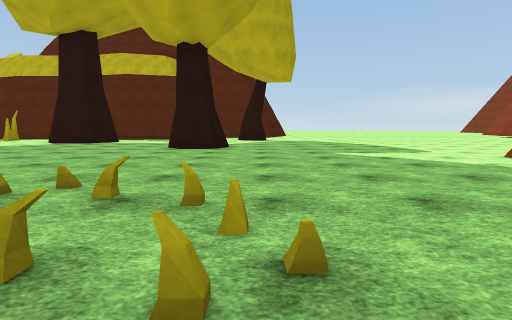
view 1 (above)

22 first-person views from a walk through a scene from a Unity 3-D project. The camera is 1.2 m above the floor, tilts 6° down and sees 80° across. The floor is counted in squares, 2 m on a side. Each view is taken from the middle of a square. On the plan, view 1 faces up. The plan holds only what a view shows up to about 9 squares ahead; the rest is blank. The place goes on beyond the plan. The player character is not drawn. Surface patterns are stand-ins for the level's own textures.

view 2
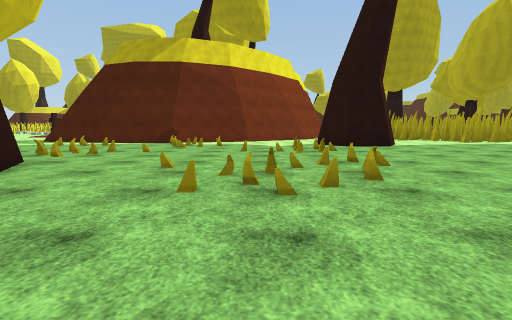

view 3
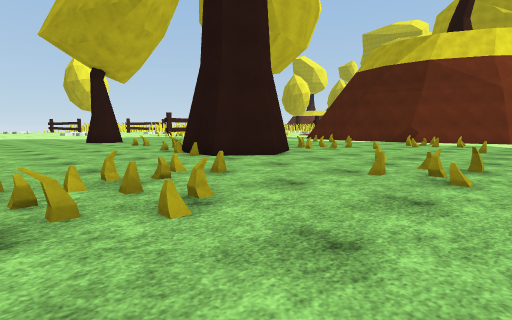

view 4
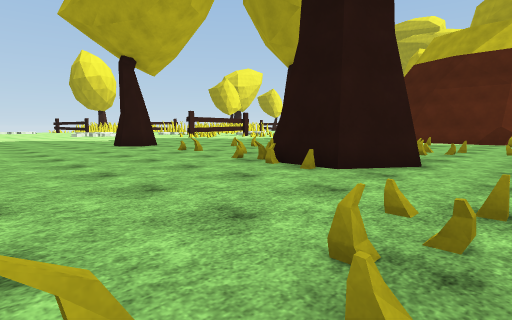

view 5
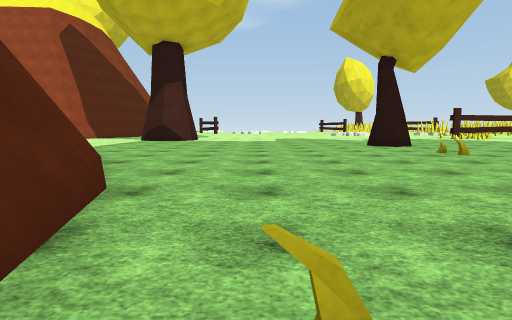

view 6
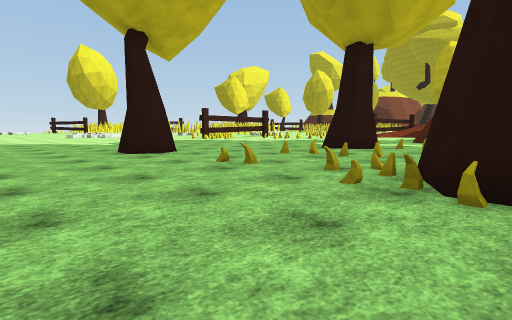

view 7
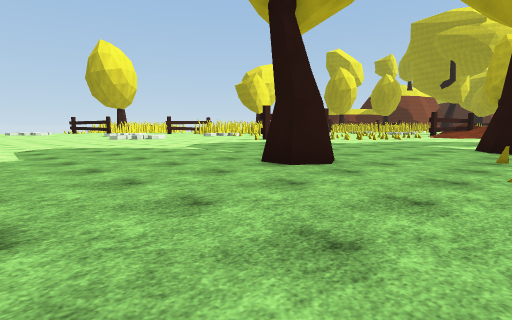

view 8
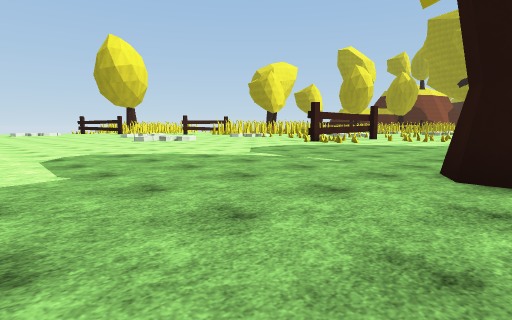

view 9
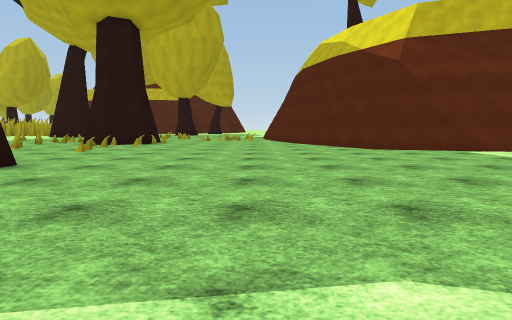

view 10
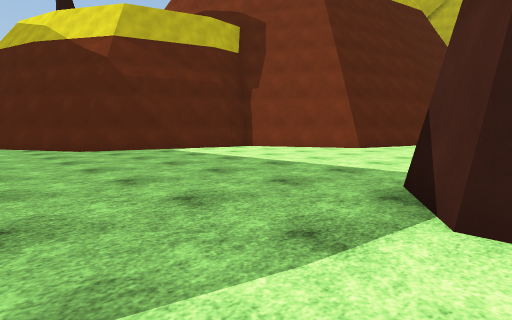

view 11
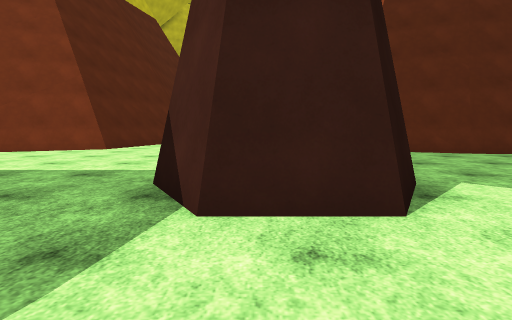

view 12
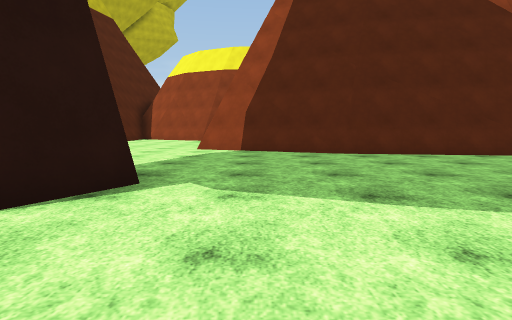

view 13
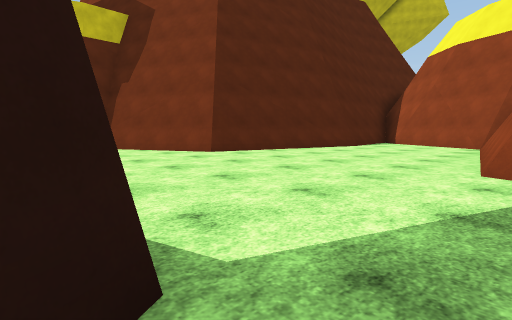

view 14
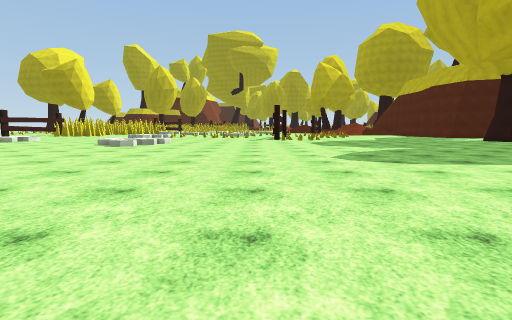

view 15
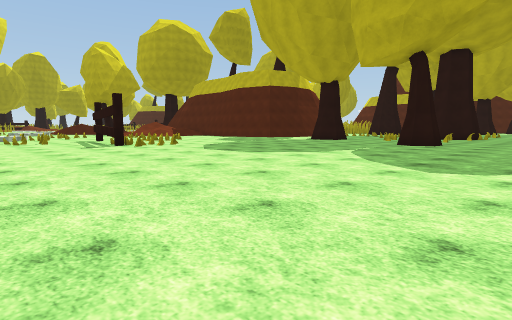

view 16
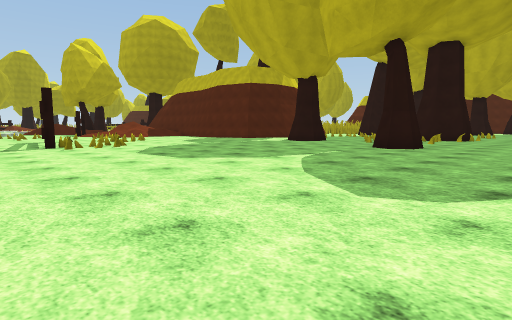

view 17
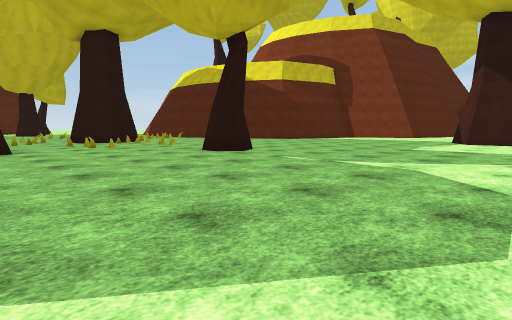

view 18
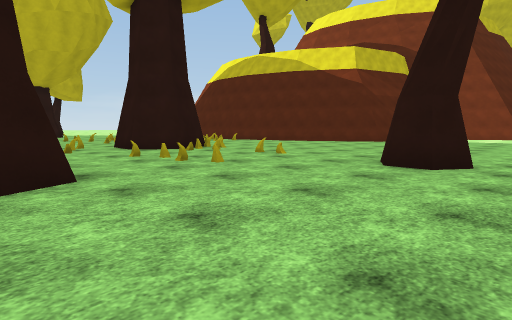

view 19
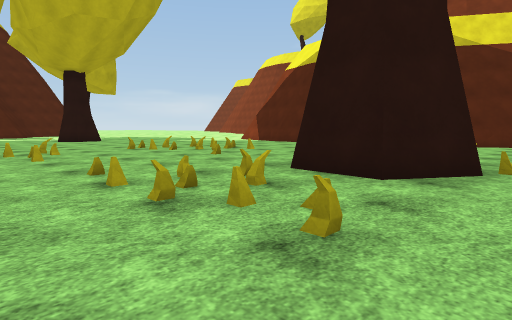

view 20
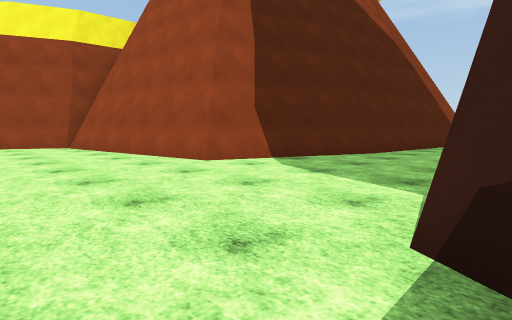

view 21
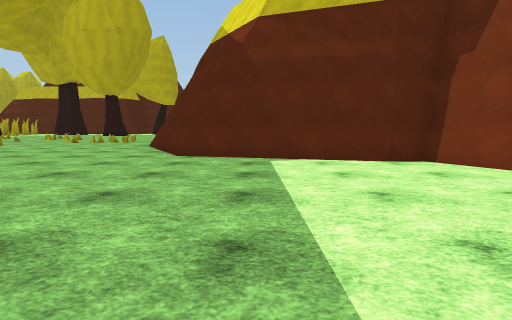

view 22
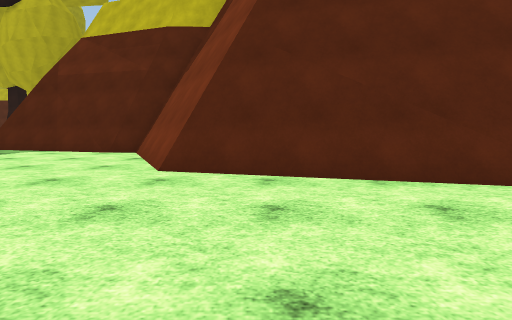

### Floor plan
Key: @ floor where view 1 was taken; # wall or solid block; . main floor; : floor 0.25 m higher than the main floor; = window, fence, low wall or low ledge; T tree.
Columns run from 6 left of view 1 to 21 right of it. Each row starts with its distance up from view 1.
  9 ....TT........
  8 ..............
  7 .............
  6 ...........#
  5 ...........
  4 ...........
  3 .:..==....
  2 .=..===....
  1 .=...==....
  0 ......@..:.
 -1 ........#=.
 -2 ..........=##
 -3 .=#.##......#
 -4 .==.###.....#
 -5 ....###.....##
 -6 .....=.......#
 -7 =..=.........####
 -8 #T.=...........#####
 -9 TT.................#
-10 ...................##
-11 .....TT.............##
-12 .....TT.............#####
-13 ........................#
-14 ........................
-15 ..............#...........##
-16 .............###..........#
-17 .............###.....######
-18 ....................###
-19 ...................##
-20 ...................#
-21 ..................##
-22 ............. ....##
-23     ........   ...#
-24      ......      .#

Positions as (right, up) in squares from view 1, and headings:
1: (0, 0), facing up
2: (3, 1), facing left
3: (4, 2), facing down-left
4: (4, -1), facing down-left
5: (4, -1), facing down
6: (3, -4), facing down-left
7: (4, -8), facing down-left
8: (4, -11), facing down-left
9: (4, -16), facing up
10: (5, -16), facing up-right
11: (5, -16), facing right
12: (5, -19), facing right
13: (9, -18), facing up-right
14: (8, -20), facing left
15: (3, -23), facing up-left
16: (3, -21), facing up-left
17: (-6, -18), facing up-right
18: (-6, -13), facing up-right
19: (-6, -6), facing up-right
20: (9, -14), facing down-right
21: (9, -14), facing up
22: (15, -16), facing up
